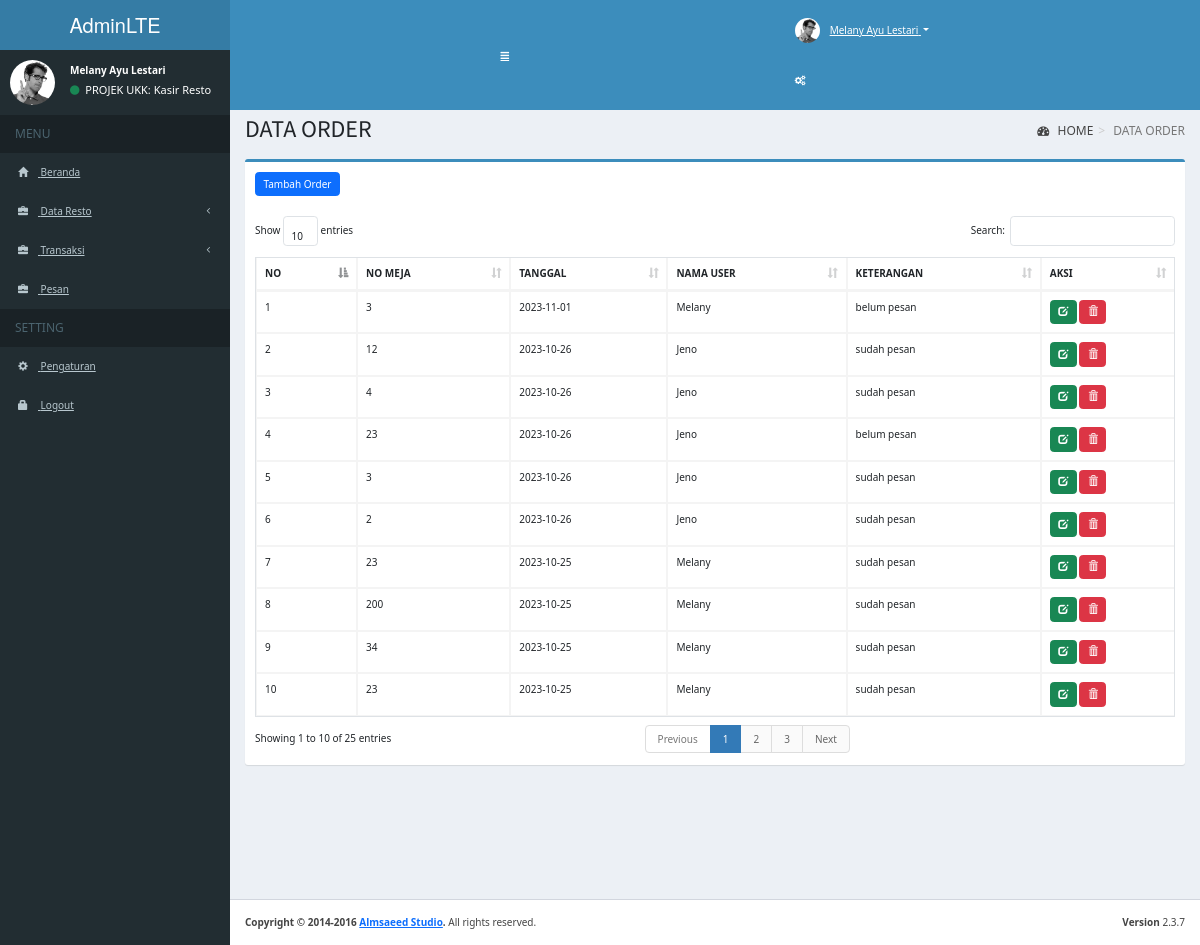
/index.php?page=data_order (signed in), run on the app's committed database.
### tables this page shows
CREATE TABLE `order` (
  `id_order` int(11) NOT NULL,
  `no_meja` int(11) NOT NULL,
  `tanggal` date NOT NULL,
  `id_user` int(11) DEFAULT NULL,
  `keterangan` text DEFAULT NULL
);

CREATE TABLE `user` (
  `id_user` int(11) NOT NULL,
  `username` varchar(50) NOT NULL,
  `password` varchar(255) NOT NULL,
  `nama_user` varchar(100) NOT NULL,
  `id_level` int(11) DEFAULT NULL
);

### pages/order/data.php (the view, shortened to what this page needs)
<head>
  <link rel="stylesheet" href="https://cdn.jsdelivr.net/npm/bootstrap@5.3.0/dist/css/bootstrap.min.css">
</head>
<div class="content-wrapper">
  <section class="content-header">
    <h1>
      DATA ORDER
    </h1>
    <ol class="breadcrumb">
      <li><a href="index.php"><i class="fa fa-dashboard"></i> HOME</a></li>
      <li class="active">DATA ORDER</li>
    </ol>
  </section>
  <section class="content">
    <div class="row">
      <div class="col-xs-12">
        <div class="box box-primary">
          <div class="box-header">
            <button type="button" class="btn btn-primary" id="btnTambahOrder">
              Tambah Order
            </button>
          </div>
          <div class="box-body table-responsive">
            <table id="order" class="table table-bordered table-hover">
              <thead>
                <tr>
                  <th>NO</th>
                  <th>NO MEJA</th>
                  <th>TANGGAL</th>
                  <th>NAMA USER</th>
                  <th>KETERANGAN</th>
                  <th>AKSI</th>
                </tr>
              </thead>
              <tbody>
                <?php
                include "conf/conn.php";
                $no = 0;
                $query = mysqli_query($koneksi, "SELECT `order`.*, user.nama_user FROM `order`
                INNER JOIN user ON `order`.id_user = user.id_user
                ORDER BY `order`.id_order DESC")
                  or die(mysqli_error($koneksi));
                while ($row = mysqli_fetch_array($query)) {
                ?>
                  <tr>
                    <td><?php echo $no = $no + 1; ?></td>
                    <td><?php echo $row['no_meja']; ?></td>
                    <td><?php echo $row['tanggal']; ?></td>
                    <td><?php echo $row['nama_user']; ?></td>
                    <td><?php echo $row['keterangan']; ?></td>
                    <td>
                      <a href="index.php?page=ubah_order&id=<?= $row['id_order']; ?>" class="btn btn-success" role="button" title="Ubah Data"><i class="glyphicon glyphicon-edit"></i></a>
                      <a href="pages/order/hapus.php?id=<?= $row['id_order']; ?>" class="btn btn-danger" role="button" title="Hapus Data" onclick="return confirm('Apakah Anda yakin ingin menghapus data ini?');">
                        <i class="glyphicon glyphicon-trash"></i>
                    </td>
                  </tr>
                <?php } ?>
              </tbody>
            </table>
          </div>
        </div>
      </div>
    </div>
  </section>
</div>

### data on the page
order: no_meja "3", tanggal "2023-11-01", id_user.nama_user "Melany", keterangan "belum pesan"
order: no "2", no_meja "12", tanggal "2023-10-26", id_user.nama_user "Jeno", keterangan "sudah pesan"
order: no "3", no_meja "4", tanggal "2023-10-26", id_user.nama_user "Jeno", keterangan "sudah pesan"
order: no "4", no_meja "23", tanggal "2023-10-26", id_user.nama_user "Jeno", keterangan "belum pesan"
order: no "5", no_meja "3", tanggal "2023-10-26", id_user.nama_user "Jeno", keterangan "sudah pesan"
order: no "6", no_meja "2", tanggal "2023-10-26", id_user.nama_user "Jeno", keterangan "sudah pesan"
order: no "7", no_meja "23", tanggal "2023-10-25", id_user.nama_user "Melany", keterangan "sudah pesan"
order: no "8", no_meja "200", tanggal "2023-10-25", id_user.nama_user "Melany", keterangan "sudah pesan"
order: no "9", no_meja "34", tanggal "2023-10-25", id_user.nama_user "Melany", keterangan "sudah pesan"
order: no "10", no_meja "23", tanggal "2023-10-25", id_user.nama_user "Melany", keterangan "sudah pesan"
